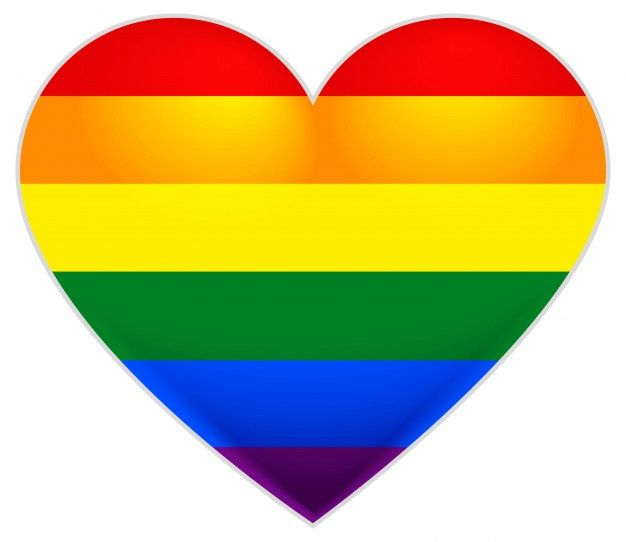
#> input picture 1/vizinho/reducao/imagem.jpg, 626 x 542 px, found by its file name
$ python reducao_vizinho.py
#> lines starting #> are read from the running program, lines starting #| are printed output that depends on the picture
# Importando as bibliotecas necessárias
from PIL import Image
import numpy as np

def load_image(file_path):
    """
    Função para carregar a imagem a partir do caminho do arquivo.
    """
    img = Image.open(file_path)
#> img is the input picture: PIL image 626x542 RGB; mean R, G, B 199.1, 181.3, 125.9
    return img

def save_image(image, file_path):
    """
    Função para salvar a imagem em um arquivo externo.
    """
    image.save(file_path)

def get_pixels(image):
    """
    Função para obter os pixels da imagem.
    """
    pixels = np.array(image)
    return pixels

def set_pixels(pixels):
    """
    Função para definir os pixels em uma imagem.
    """
    image = Image.fromarray(pixels.astype('uint8'))
    return image

def rgb_to_gray(image):
    """
    Função para transformar a imagem em escala de cinza.
    """
    gray_image = image.convert('L')
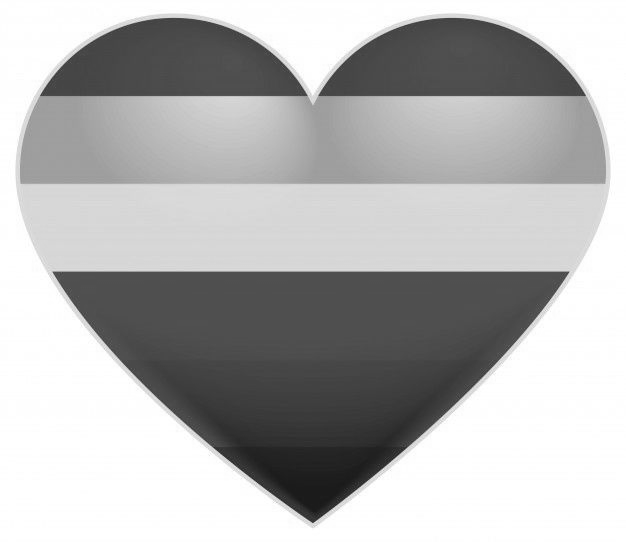
#> gray_image: PIL image 626x542 L; min 25, max 255, mean 180.3
    return gray_image

def nearest_neighbor_interpolation(pixels, new_size):
    """
    Função para realizar a interpolação por vizinho mais próximo.
    """
    height, width = pixels.shape[:2]
    if len(pixels.shape) == 2:
        # Adicionar um canal extra para imagens em escala de cinza
        pixels = np.expand_dims(pixels, axis=2)
    channels = pixels.shape[2]
    new_height, new_width = new_size
    h_ratio = height / new_height
    w_ratio = width / new_width
    new_pixels = np.zeros((new_height, new_width, channels), dtype=np.uint8)

    for i in range(new_height):
        for j in range(new_width):
            h_idx = int(i * h_ratio)
            w_idx = int(j * w_ratio)
            new_pixels[i, j, :] = pixels[h_idx, w_idx, :]
    return new_pixels


if __name__ == '__main__':
    # Caminho do arquivo da imagem
    file_path = "/run/media/andre/arquivos/oneDrive/UFT/disciplinas/8_periodo/3_processamento_de_imagens/codigos/1/reducao_vizinho/imagem.jpg"

    # Carregando a imagem
    image = load_image(file_path)

    # Convertendo a imagem em escala de cinza
    gray_image = rgb_to_gray(image)

    # Obtendo os pixels da imagem em escala de cinza
    pixels = get_pixels(gray_image)

    # Redimensionando a imagem utilizando a interpolação por vizinho mais próximo
    new_size = (gray_image.size[0] // 2, gray_image.size[1] // 2)
#> new_size = (313, 271)
    new_pixels = nearest_neighbor_interpolation(pixels, new_size)
#> after the loop in nearest_neighbor_interpolation, `for i in range(new_height):`:
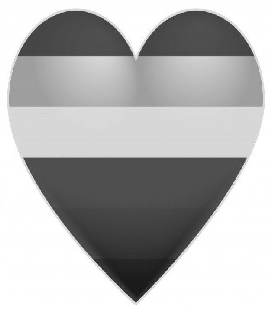
#> new_pixels: shape (313, 271, 1); min 25, max 255, mean 180.3

    # Definindo os pixels na nova imagem
#> (the run stopped early here; a loop or call above may not have finished)

$ run again, with 1/vizinho/reducao/4.jpg copied over 1/vizinho/reducao/imagem.jpg
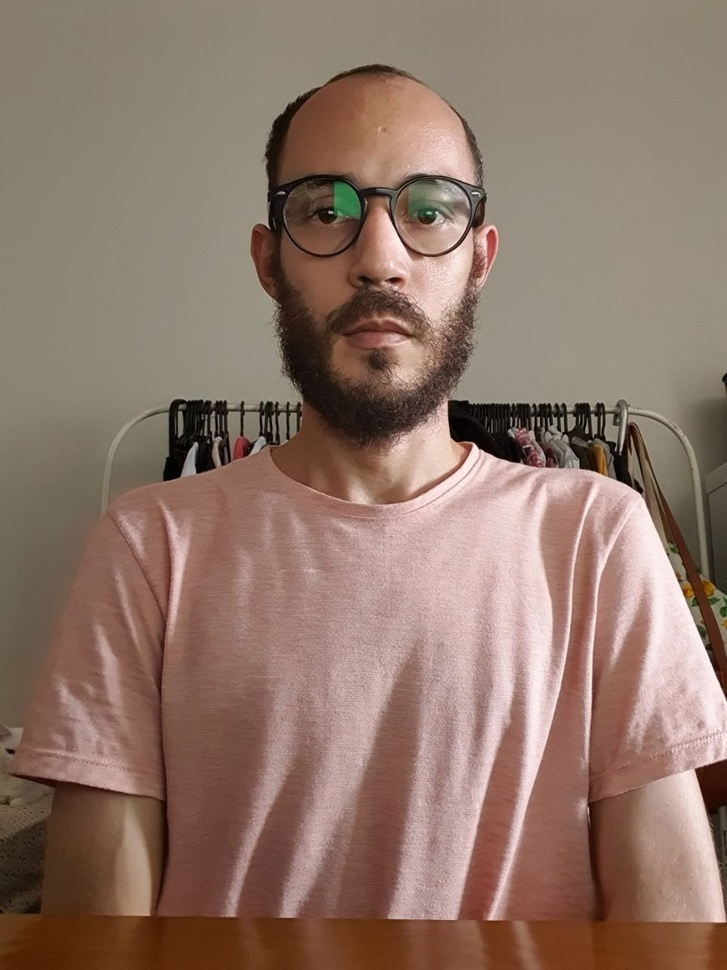
#> input picture 1/vizinho/reducao/4.jpg, 727 x 970 px, shrunk from 960 x 1280 before the run, found by its file name
#> in load_image, img is the input picture: PIL image 727x970 RGB; mean R, G, B 142.6, 118.2, 104.6
#> in rgb_to_gray, `gray_image = image.convert('L')`:
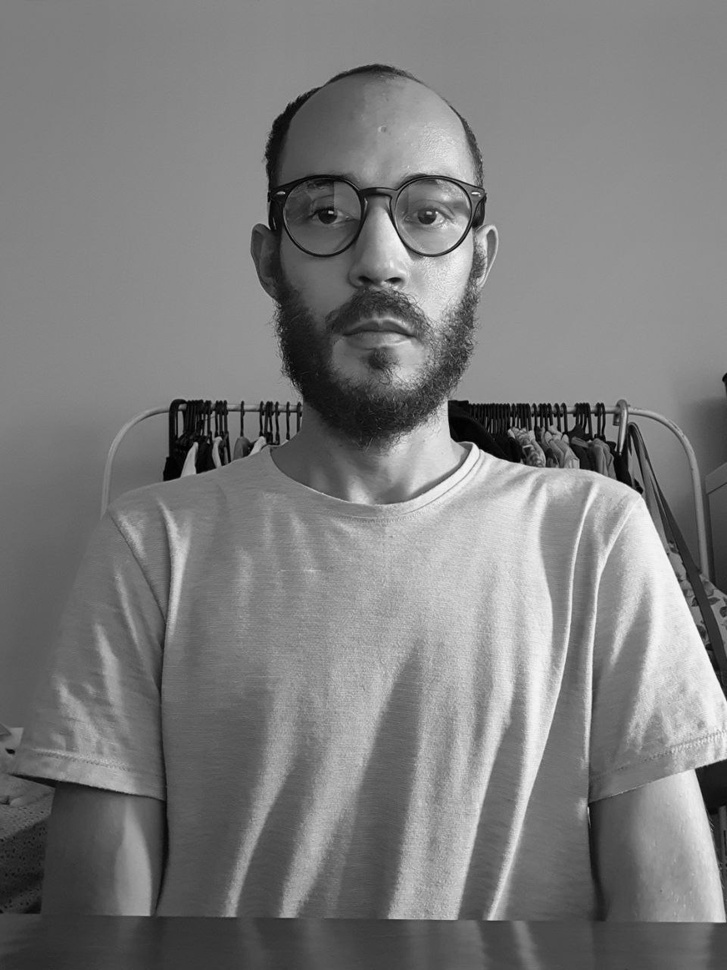
#> gray_image: PIL image 727x970 L; min 0, max 251, mean 123.9
#> after the loop in nearest_neighbor_interpolation, `for i in range(new_height):`:
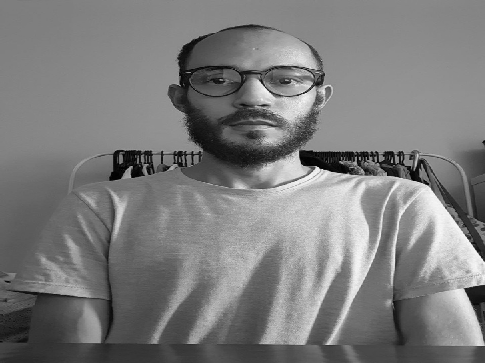
#> new_pixels: shape (363, 485, 1); min 0, max 250, mean 124
